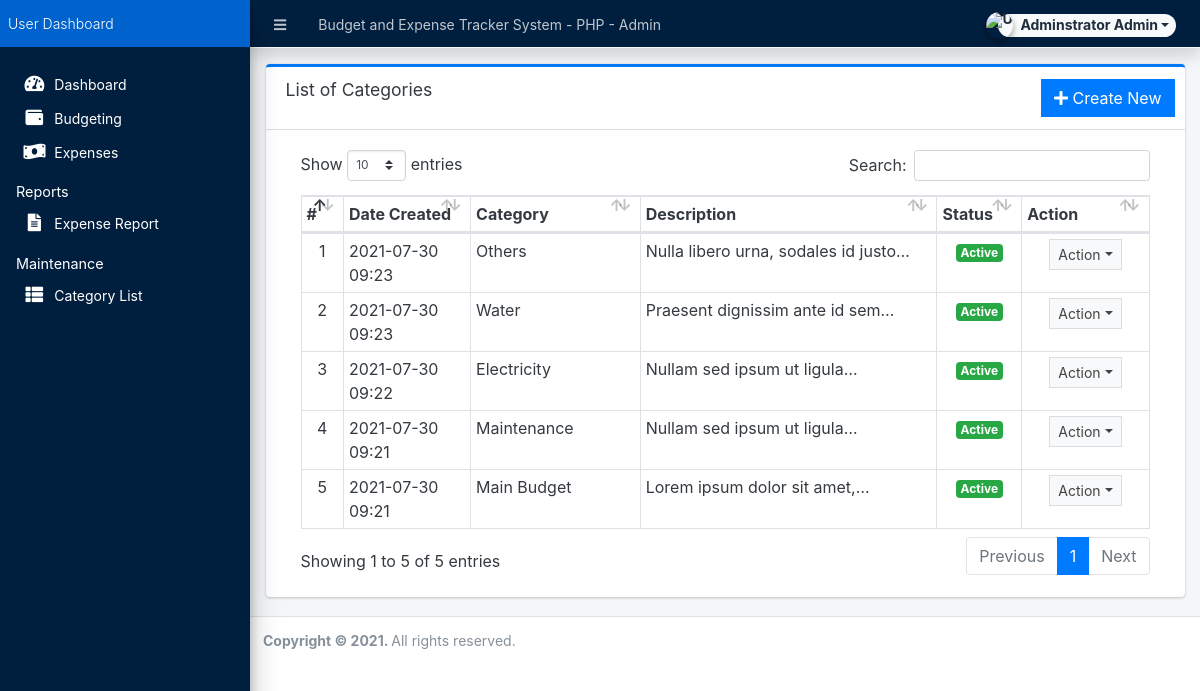
The app's page /admin/?page=maintenance/category (signed in) with its own data.
### tables this page shows
CREATE TABLE `categories` (
  `id` int(30) NOT NULL,
  `category` varchar(250) NOT NULL,
  `description` text DEFAULT NULL,
  `status` tinyint(1) NOT NULL DEFAULT 1,
  `balance` float NOT NULL DEFAULT 0,
  `date_created` datetime NOT NULL DEFAULT current_timestamp(),
  `date_updated` datetime DEFAULT NULL ON UPDATE current_timestamp()
);

### config.php (called while the page is built, shortened)
<?php
require_once('classes/DBConnection.php');
require_once('classes/SystemSettings.php');
function validate_image($file){
	if(!empty($file)){
		if(is_file(base_app.$file)){
			return base_url.$file;
		}else{
			return base_url.'dist/img/no-image-available.png';
		}
	}else{
		return base_url.'dist/img/no-image-available.png';
	}
}
function isMobileDevice(){
    $aMobileUA = array(
        '/iphone/i' => 'iPhone',
        '/ipod/i' => 'iPod',
        '/ipad/i' => 'iPad',
        '/android/i' => 'Android',
        '/blackberry/i' => 'BlackBerry',
        '/webos/i' => 'Mobile'
    );
    return false;
}
?>

### classes/DBConnection.php (called while the page is built, shortened)
<?php
class DBConnection{
    private $host = DB_SERVER;
    private $username = DB_USERNAME;
    private $password = DB_PASSWORD;
    private $database = DB_NAME;
    public $conn;
    public function __construct(){
        if (!isset($this->conn)) {
            $this->conn = new mysqli($this->host, $this->username, $this->password, $this->database);
        }
    }
}
?>

### classes/SystemSettings.php (called while the page is built, shortened)
<?php
class SystemSettings extends DBConnection{
	function userdata($field = ''){
		if(!empty($field)){
			if(isset($_SESSION['userdata'][$field]))
				return $_SESSION['userdata'][$field];
			else
				return null;
		}else{
			return false;
		}
	}
	function info($field=''){
		if(!empty($field)){
			if(isset($_SESSION['system_info'][$field]))
				return $_SESSION['system_info'][$field];
			else
				return false;
		}else{
			return false;
		}
	}
}
$_settings = new SystemSettings();
?>

### admin/maintenance/category.php (the view, shortened to what this page needs)
<div class="card card-outline card-primary">
	<div class="card-header">
		<h3 class="card-title">List of Categories</h3>
		<div class="card-tools">
			<a href="?page=maintenance/manage_category" class="btn btn-flat btn-primary"><span class="fas fa-plus"></span>  Create New</a>
		</div>
	</div>
	<div class="card-body">
		<div class="container-fluid">
        <div class="container-fluid">
			<table class="table table-bordered table-stripped">
				<colgroup>
					<col width="5%">
					<col width="15%">
					<col width="20%">
					<col width="35%">
					<col width="10%">
					<col width="15%">
				</colgroup>
				<thead>
					<tr>
						<th>#</th>
						<th>Date Created</th>
						<th>Category</th>
						<th>Description</th>
						<th>Status</th>
						<th>Action</th>
					</tr>
				</thead>
				<tbody>
					<?php
					$i = 1;
						$qry = $conn->query("SELECT * from `categories` order by unix_timestamp(date_created) desc ");
						while($row = $qry->fetch_assoc()):
                            $row['description'] = strip_tags(stripslashes(html_entity_decode($row['description'])));
					?>
						<tr>
							<td class="text-center"><?php echo $i++; ?></td>
							<td><?php echo date("Y-m-d H:i",strtotime($row['date_created'])) ?></td>
							<td><?php echo $row['category'] ?></td>
							<td ><p class="truncate-1 m-0"><?php echo $row['description'] ?></p></td>
							<td class="text-center">
                                <?php if($row['status'] == 1): ?>
                                    <span class="badge badge-success">Active</span>
                                <?php else: ?>
                                    <span class="badge badge-danger">Inactive</span>
                                <?php endif; ?>
                            </td>
							<td align="center">
								 <button type="button" class="btn btn-flat btn-default btn-sm dropdown-toggle dropdown-icon" data-toggle="dropdown">
				                  		Action
				                  </button>
							</td>
						</tr>
					<?php endwhile; ?>
				</tbody>
			</table>
		</div>
		</div>
	</div>
</div>

### admin/index.php (shortened to what this page needs)
<?php require_once('../config.php'); ?>
 <!DOCTYPE html>
<html lang="en" class="" style="height: auto;">
<?php require_once('inc/header.php') ?>
  <body class="sidebar-mini layout-fixed control-sidebar-slide-open layout-navbar-fixed sidebar-mini-md sidebar-mini-xs" data-new-gr-c-s-check-loaded="14.991.0" data-gr-ext-installed="" style="height: auto;">
    <div class="wrapper">
     <?php require_once('inc/topBarNav.php') ?>
     <?php require_once('inc/navigation.php') ?>
     <?php $page = isset($_GET['page']) ? $_GET['page'] : 'home';  ?>
      <div class="content-wrapper pt-3" style="min-height: 567.854px;">
        <section class="content  text-dark">
          <div class="container-fluid">
            <?php
              if(!file_exists($page.".php") && !is_dir($page)){
                  include '404.html';
              }else{
                if(is_dir($page))
                  include $page.'/index.php';
                else
                  include $page.'.php';
              }
            ?>
          </div>
        </section>
      </div>
      <?php require_once('inc/footer.php') ?>
  </body>
</html>

### admin/inc/header.php (shortened to what this page needs)
<head>
    <link rel="stylesheet" href="<?php echo base_url ?>plugins/fontawesome-free/css/all.min.css">
    <link rel="stylesheet" href="<?php echo base_url ?>plugins/tempusdominus-bootstrap-4/css/tempusdominus-bootstrap-4.min.css">
  <link rel="stylesheet" href="<?php echo base_url ?>plugins/datatables-bs4/css/dataTables.bootstrap4.min.css">
  <link rel="stylesheet" href="<?php echo base_url ?>plugins/datatables-responsive/css/responsive.bootstrap4.min.css">
  <link rel="stylesheet" href="<?php echo base_url ?>plugins/datatables-buttons/css/buttons.bootstrap4.min.css">
  <link rel="stylesheet" href="<?php echo base_url ?>plugins/select2/css/select2.min.css">
  <link rel="stylesheet" href="<?php echo base_url ?>plugins/select2-bootstrap4-theme/select2-bootstrap4.min.css">
    <link rel="stylesheet" href="<?php echo base_url ?>plugins/icheck-bootstrap/icheck-bootstrap.min.css">
    <link rel="stylesheet" href="<?php echo base_url ?>plugins/jqvmap/jqvmap.min.css">
    <link rel="stylesheet" href="<?php echo base_url ?>dist/css/adminlte.css">
    <link rel="stylesheet" href="<?php echo base_url ?>dist/css/custom.css">
    <link rel="stylesheet" href="<?php echo base_url ?>plugins/overlayScrollbars/css/OverlayScrollbars.min.css">
    <link rel="stylesheet" href="<?php echo base_url ?>plugins/daterangepicker/daterangepicker.css">
    <link rel="stylesheet" href="<?php echo base_url ?>plugins/summernote/summernote-bs4.min.css">
  <link rel="stylesheet" href="<?php echo base_url ?>plugins/sweetalert2-theme-bootstrap-4/bootstrap-4.min.css">
  </head>

### admin/inc/topBarNav.php (shortened to what this page needs)
<nav class="main-header navbar navbar-expand navbar-dark bg-navy shadow border border-light border-top-0  border-left-0 border-right-0 text-sm">
  <ul class="navbar-nav">
    <li class="nav-item">
    <a class="nav-link" data-widget="pushmenu" href="#" role="button"><i class="fas fa-bars"></i></a>
    </li>
    <li class="nav-item d-none d-sm-inline-block">
      <a href="<?php echo base_url ?>" class="nav-link"><?php echo (!isMobileDevice()) ? $_settings->info('name'):$_settings->info('short_name'); ?> - Admin</a>
    </li>
  </ul>
  <ul class="navbar-nav ml-auto">
    <li class="nav-item">
      <div class="btn-group nav-link">
            <button type="button" class="btn btn-rounded badge badge-light dropdown-toggle dropdown-icon" data-toggle="dropdown">
              <span><img src="<?php echo validate_image($_settings->userdata('avatar')) ?>" class="img-circle elevation-2 user-img" alt="User Image"></span>
              <span class="ml-3"><?php echo ucwords($_settings->userdata('firstname').' '.$_settings->userdata('lastname')) ?></span>
            </button>
        </div>
    </li>
  </ul>
</nav>

### admin/inc/navigation.php (shortened to what this page needs)
<aside class="main-sidebar sidebar-navy-primary bg-navy elevation-4 sidebar-no-expand">
  <a href="<?php echo base_url ?>admin" class="brand-link bg-primary text-sm">
  <span class="brand-text font-weight-light">User Dashboard</span>
  </a>
  <div class="sidebar os-host os-theme-light os-host-overflow os-host-overflow-y os-host-resize-disabled os-host-transition os-host-scrollbar-horizontal-hidden">
    <div class="os-content-glue" style="margin: 0px -8px; width: 249px; height: 646px;"></div>
    <div class="os-padding">
      <div class="os-viewport os-viewport-native-scrollbars-invisible" style="overflow-y: scroll;">
        <div class="os-content" style="padding: 0px 8px; height: 100%; width: 100%;">
          <nav class="mt-4">
             <ul class="nav nav-pills nav-sidebar flex-column text-sm nav-compact nav-flat nav-child-indent nav-collapse-hide-child" data-widget="treeview" role="menu" data-accordion="false">
              <li class="nav-item dropdown">
                <a href="./" class="nav-link nav-home">
                  <i class="nav-icon fas fa-tachometer-alt"></i>
                  <p>
                    Dashboard
                  </p>
                </a>
              </li>
              <li class="nav-item dropdown">
                <a href="<?php echo base_url ?>admin/?page=budget" class="nav-link nav-budget">
                  <i class="nav-icon fas fa-wallet"></i>
                  <p>
                    Budgeting
                  </p>
                </a>
              </li>
              <li class="nav-item dropdown">
                <a href="<?php echo base_url ?>admin/?page=expense" class="nav-link nav-expense">
                  <i class="nav-icon fas fa-money-bill-wave"></i>
                  <p>
                    Expenses
                  </p>
                </a>
              </li>
              <li class="nav-header">Reports</li>
              <li class="nav-item dropdown">
                <a href="<?php echo base_url ?>admin/?page=reports/expense" class="nav-link nav-reports-expense">
                  <i class="nav-icon fas fa-file-alt"></i>
                  <p>
                    Expense Report
                  </p>
                </a>
              </li>
              <li class="nav-header">Maintenance</li>
              <li class="nav-item dropdown">
                <a href="<?php echo base_url ?>admin/?page=maintenance/category" class="nav-link nav-maintenance/category">
                  <i class="nav-icon fas fa-th-list"></i>
                  <p>
                    Category List
                  </p>
                </a>
              </li>
            </ul>
          </nav>
        </div>
      </div>
    </div>
  </div>
</aside>

### admin/inc/footer.php (shortened to what this page needs)
<footer class="main-footer text-sm">
        <strong>Copyright © <?php echo date('Y') ?>.
        </strong>
        All rights reserved.
      </footer>
    </div>

### admin/inc/topBarNav.php (style rules this page uses)
.user-img { position: absolute; height: 27px; width: 27px; object-fit: cover; left: -7%; top: -12%; }
.btn-rounded { border-radius: 50px; }

### admin/inc/navigation.php (style rules this page uses)
.main-sidebar a { color: white !important; }

### records on screen
categories: date_created "2021-07-30 09:23", category "Others", description "Nulla libero urna, sodales id…", status "Active"
categories: date_created "2021-07-30 09:23", category "Water", description "Praesent dignissim ante id…", status "Active"
categories: date_created "2021-07-30 09:22", category "Electricity", description "Nullam sed ipsum ut…", status "Active"
categories: date_created "2021-07-30 09:21", category "Maintenance", description "Nullam sed ipsum ut…", status "Active"
categories: date_created "2021-07-30 09:21", category "Main Budget", description "Lorem ipsum dolor sit…", status "Active"

### other values on screen
$_settings->info('name') "Budget and Expense Tracker System - PHP"
$_settings->userdata('firstname').' '.$_settings->userdata('lastname') "Adminstrator Admin"
